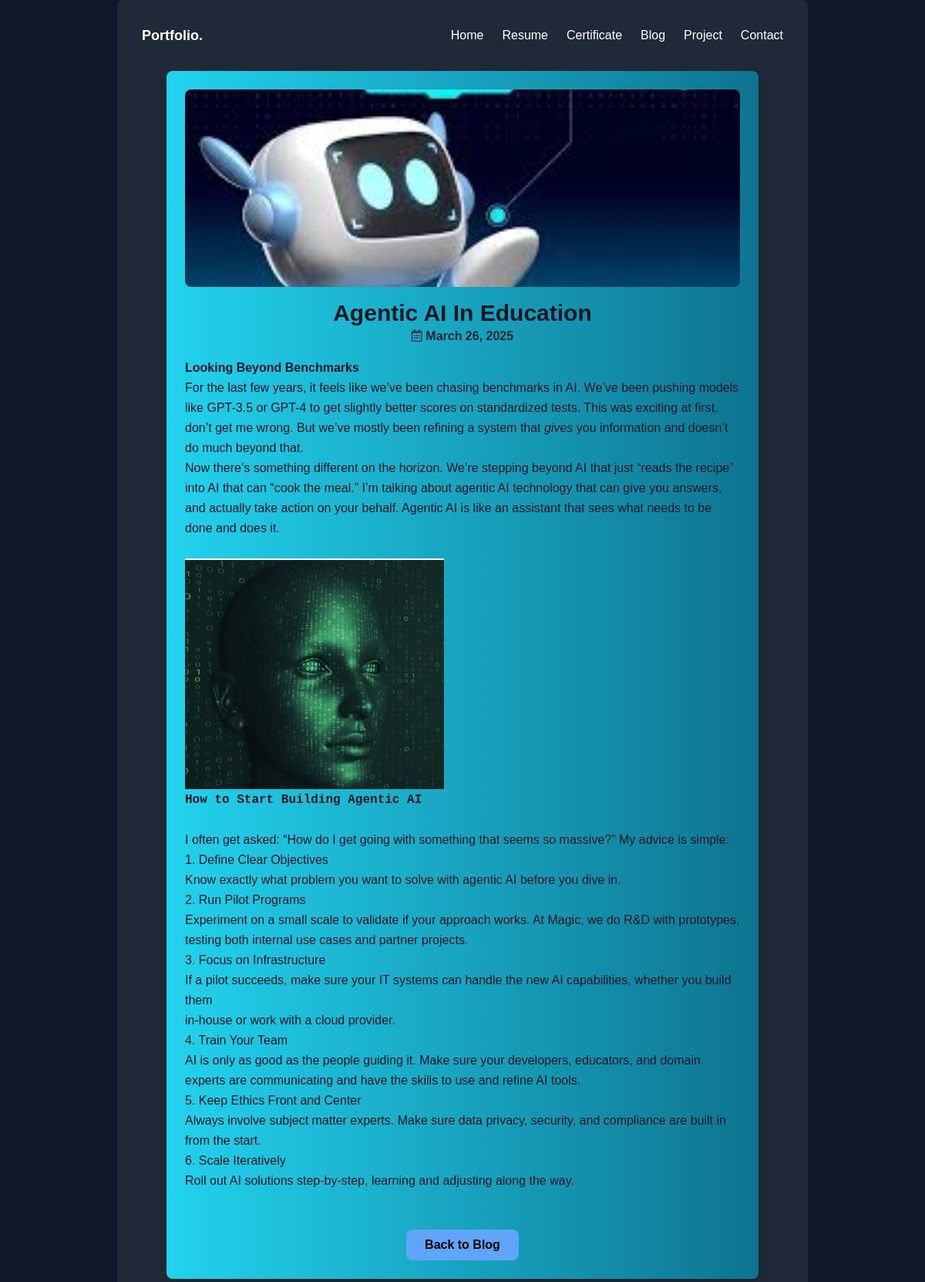
The page /blog/Agentic AI In Education/ on the database its author committed.
### portfolio_app/models.py (models this page shows, shortened)
class BlogPost(models.Model):
    title = models.CharField(max_length=255)
    description = RichTextUploadingField()
    image = models.ImageField(upload_to='blogimage/')
    created_at = models.DateTimeField(auto_now_add=True)

### portfolio_app/views.py (the view)
# urls.py: path('blog/<title>/',views.blog_detail,name='blog_detail'),
def blog_detail(request,title):
    blog=get_object_or_404(BlogPost,title=title)
    return render(request,'blog_detail.html',{'blog':blog})

### portfolio_app/templates/blog_detail.html (shortened to what this page needs)
{% extends "base.html" %}
{% block content %}
<div class="container mx-auto mt-8 p-6 bg-gradient-to-r from-cyan-400 to-cyan-700 rounded-lg shadow-lg max-w-3xl">
    <img src="{{ blog.image.url }}" alt="{{ blog.title }}" class="w-full h-64 object-cover rounded-lg">
    <h1 class="text-3xl font-extrabold mt-4 text-gray-900 text-center">{{ blog.title }}</h1>
    <p class="text-gray-800 font-semibold text-center"><i class="far fa-calendar-alt text-gray-700"></i> {{ blog.created_at|date:"F d, Y" }}</p>
    <div class="mt-4 text-gray-900 font-medium leading-relaxed">
        {{ blog.description|safe }}
    </div>
    <div class="text-center">
        <a href="{% url 'blog' %}"
           class="mt-6 inline-block bg-blue-400 text-black font-bold py-2 px-6 rounded-lg transition-all duration-300 ease-in-out
                  hover:bg-cyan-500 hover:text-black hover:rounded-full">
            Back to Blog
        </a>
    </div>
</div>
{% endblock %}

### portfolio_app/templates/base.html (style rules this page uses)
body { background-color: #0f172a; color: #fff; font-family: 'Arial', sans-serif; }

### rows shown on the page
BlogPost: image (picture), title "Agentic AI In Education", created_at "March 26, 2025", description "Looking Beyond Benchmarks For the last few years, it feels like we’ve been chasing benchmarks in AI. We’ve been pushing models like GPT-3.5 or GPT-4 to get slightly better scores on standardized tests. This was exciting at first, don’t get me wrong. But we’ve mostly been refining a system that gives you information and doesn’t do much beyond that. Now there’s something different on the horizon. We’re stepping beyond AI that just “reads the recipe” into AI that can “cook the meal.” I’m talking about agentic AI technology that can give you answers, and actually take action on your behalf. Agentic AI is like an assistant that sees what needs to be done and does it. How to Start Building…", description (picture)
